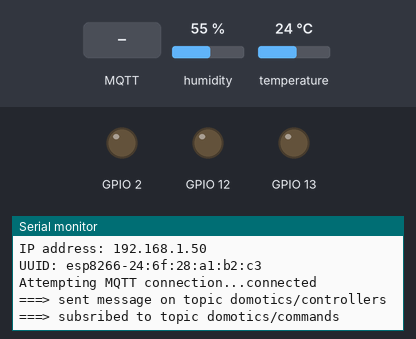
Recording of a sketch running on a simulated ESP8266 (NodeMCU). On the bench: output pins drawn as LEDs (lit = HIGH), the last lines printed to the serial monitor. The inputs (shaded band) are chosen by the test bench; at power-on: humidity 55 %, temperature 24 °C. WiFi joins after 1.5 s; servers stay silent unless stated; no MQTT or app messages arrive unless stated.

Above: at 2.7 s.
2.8 s: MQTT message "0" arrives on the first subscribed topic
At 3.4 s:
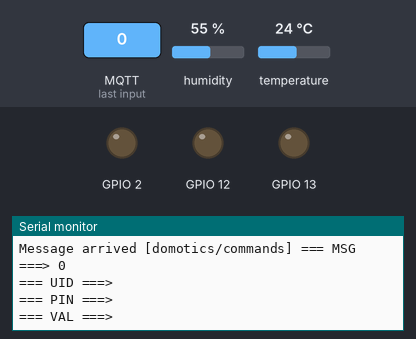
4.3 s: MQTT message "on" arrives on the first subscribed topic
At 4.55 s:
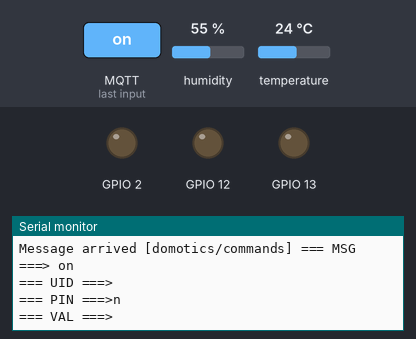
5.8 s: MQTT message "off" arrives on the first subscribed topic
At 7.0 s:
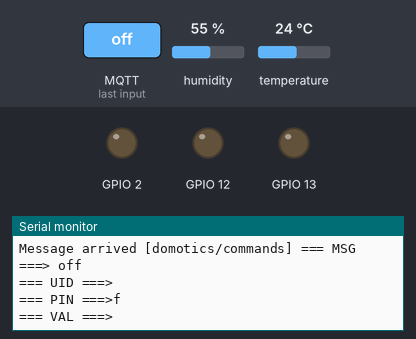

The sketch:

RelayBoard_mqtt.ino
```cpp
#include <ESP8266WiFi.h>
#include <PubSubClient.h>
#include "DHT.h"

const char* ssid = "TIM-24201256";
const char* password = "X0sdLQgaKWHSKPj9PHwXZ53Z";
const char* mqtt_server = "192.168.1.41";
String uuid;

#define DHTPIN 14    // related to the gpio number
#define DHTTYPE DHT21   // AM2301
DHT dht(DHTPIN, DHTTYPE);

WiFiClient espClient;
PubSubClient client(espClient);

int timeSinceLastRead = 0;
float temp = 0.0;
float humd = 0.0;

void setup_wifi() {

  delay(10);

  // prepare GPIO13
  pinMode(13, OUTPUT);
  digitalWrite(13, 0);

  // prepare GPIO12
  pinMode(12, OUTPUT);
  digitalWrite(12, 0);

  // We start by connecting to a WiFi network
  Serial.println();
  Serial.print("Connecting to ");
  Serial.println(ssid);

  WiFi.begin(ssid, password);

  while (WiFi.status() != WL_CONNECTED) {
    delay(500);
    Serial.print(".");
  }

  uint8_t mac[6];
  WiFi.macAddress(mac);
  uuid += "esp8266-";
  uuid += macToStr(mac);

  Serial.println("");
  Serial.println("WiFi connected");
  Serial.print("IP address: ");
  Serial.println(WiFi.localIP());
  Serial.println("UUID: " + uuid);
}

void callback(char* topic, byte* payload, unsigned int length) {
  Serial.print("Message arrived [");
  Serial.print(topic);
  Serial.print("] ");

  int slash_position = 0;
  String msg = "";
  for (int i=0;i<length;i++) {
      msg += (char)payload[i];
      if((char)payload[i] == '/'){
        slash_position = i;
      }
  }

  String id = msg.substring(0,slash_position);
  String pin = msg.substring(slash_position +1, slash_position +2);
  String val = msg.substring(slash_position +3);

  Serial.println("=== MSG ===> " + msg);
  Serial.println("=== UID ===>" + id);
  Serial.println("=== PIN ===>" + pin);
  Serial.println("=== VAL ===>" + val);

  // Check if the command is for this board
  if(id.equals(uuid)){
    // now check pins
    if(pin.equals("0")){
      if(val.equals("on")){
        digitalWrite(13,1);
        publishStatus();
      }
      if(val.equals("off")){
        digitalWrite(13,0);
        publishStatus();
      }
    }
    if(pin.equals("1")){
      if(val.equals("on")){
        digitalWrite(12,1);
        publishStatus();
      }
      if(val.equals("off")){
        digitalWrite(12,0);
        publishStatus();
      }
    }
  }
}

void publishStatus() {
  String msg = uuid;
  msg += "/";
  msg += digitalRead(12);
  msg += "/";
  msg += digitalRead(13);
  msg += "/";
  msg += temp;
  msg += "/";
  msg += humd;
  client.publish("domotics/values", (char*) msg.c_str() );
  Serial.println("===> " + msg);
}

String macToStr(const uint8_t* mac)
{
  String result;
  for (int i = 0; i < 6; ++i) {
    result += String(mac[i], 16);
    if (i < 5)
      result += ':';
  }
  return result;
}

void reconnect() {
  // Loop until we're reconnected
  while (!client.connected()) {
    Serial.print("Attempting MQTT connection...");
    // Attempt to connect
    if (client.connect((char*) uuid.c_str())) {
      Serial.println("connected");
      // Once connected, publish an announcement...
      client.publish("domotics/controllers", (char*) uuid.c_str() );
      Serial.println("===> sent message on topic domotics/controllers");
      // ... and resubscribe
      client.subscribe("domotics/commands");
      Serial.println("===> subsribed to topic domotics/commands");
    } else {
      Serial.print("failed, rc=");
      Serial.print(client.state());
      Serial.println(" try again in 5 seconds");
      // Wait 5 seconds before retrying
      delay(5000);
    }
  }
}

void setup() {
  pinMode(BUILTIN_LED, OUTPUT);     // Initialize the BUILTIN_LED pin as an output
  Serial.begin(115200);
  delay(10);

  // prepare GPIO13
  pinMode(13, OUTPUT);
  digitalWrite(13, 0);

  // prepare GPIO12
  pinMode(12, OUTPUT);
  digitalWrite(12, 0);

  setup_wifi();
  client.setServer(mqtt_server, 1883);
  client.setCallback(callback);
}

void loop() {

  // this block is used to read the temperature and humidity if available
  // every 3 seconds
  if(timeSinceLastRead > 3000) {
    int current = dht.readTemperature();
    if(current != temp){
      temp = current;
      humd = dht.readHumidity();
      publishStatus();
    }
    timeSinceLastRead = 0;
  }

  delay(50);
  timeSinceLastRead += 50;

  if (!client.connected()) {
    reconnect();
  }
  client.loop();

}
```

Measured:
- after the input at 2.8 s, the serial monitor: prints a new line at once (image 1)
- after the input at 4.3 s, the serial monitor: prints a new line at once (image 2)
- after the input at 5.8 s, the serial monitor: prints a new line at once (image 3)
